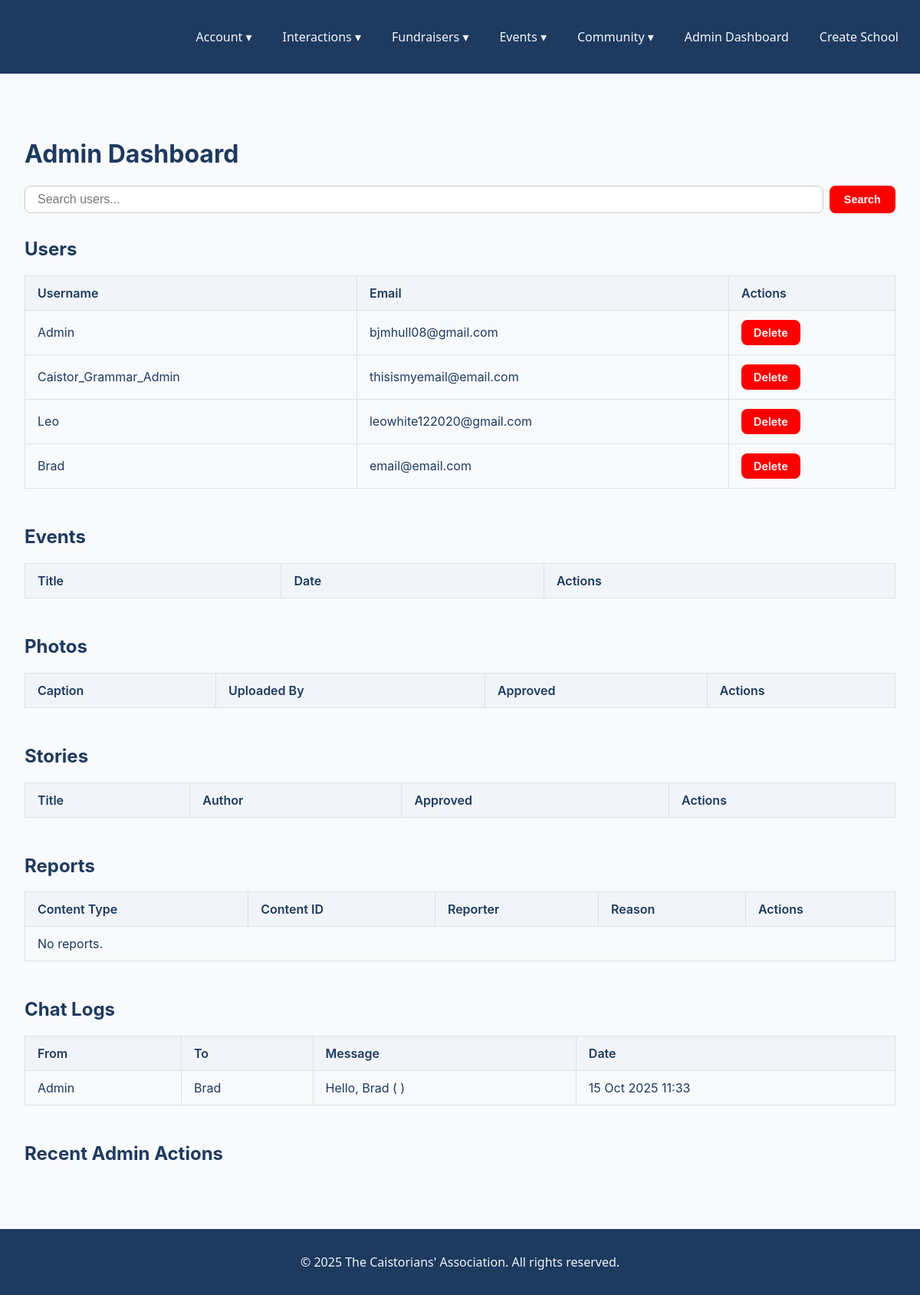
Page /custom_admin/ (signed in) on the earlier database version.
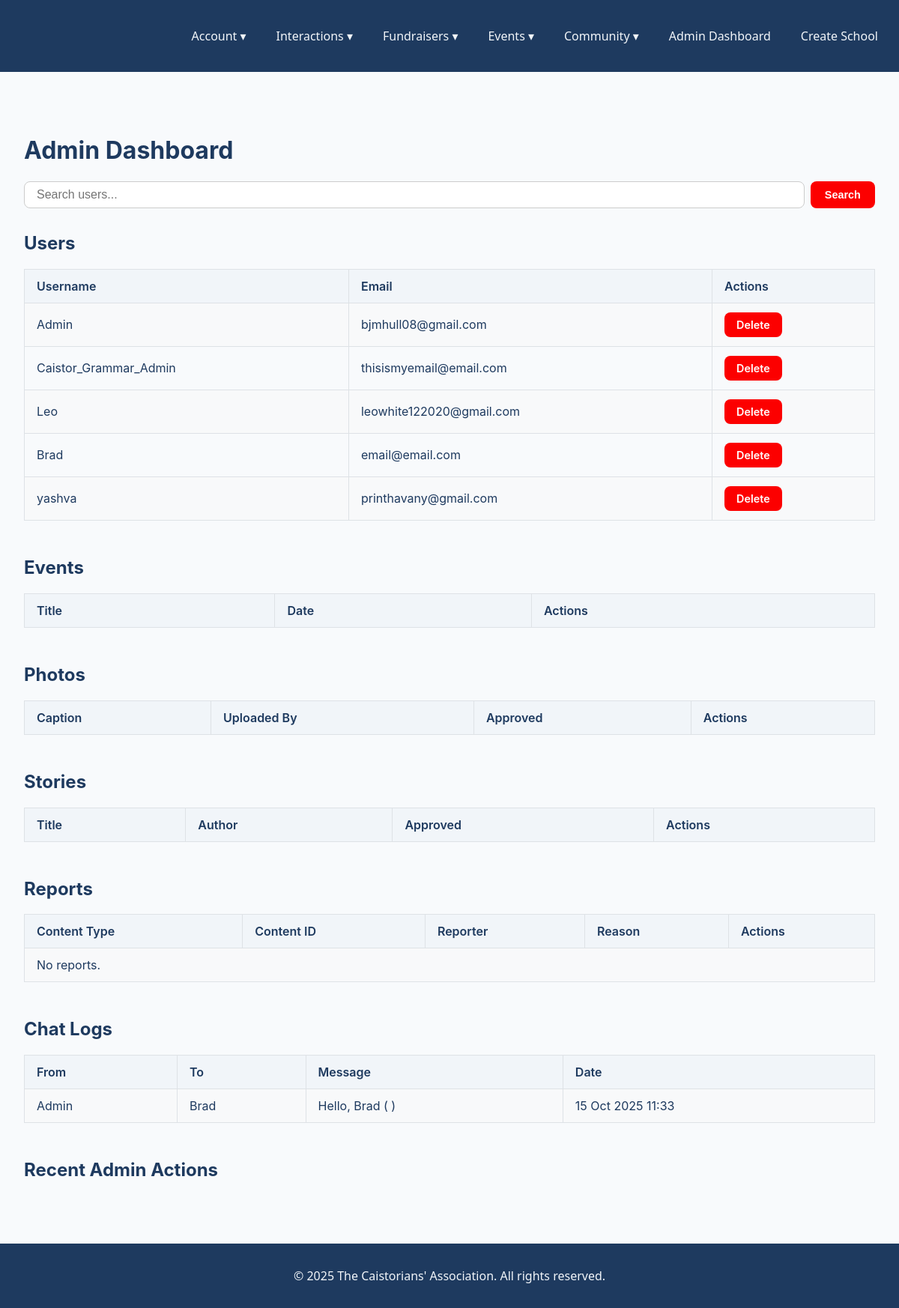
Same page on the later database version.
### Accounts/models.py (models this page shows, shortened)
class User(AbstractUser):
    school = models.ForeignKey(School, on_delete=models.CASCADE, related_name="users", null=True, blank=True)
    graduation_year = models.PositiveIntegerField(null=True, blank=True)
    occupation = models.CharField(max_length=100, blank=True)
    bio = models.TextField(blank=True)
    linkedin_url = models.URLField(blank=True)
    profile_picture = models.ImageField(upload_to='profile_pics/', blank=True, null=True)
    is_staff_account = models.BooleanField(default=False)
    is_superuser_account = models.BooleanField(default=False)
    is_student_account = models.BooleanField(default=False)

### interactions/models.py (models this page shows, shortened)
class Message(models.Model):
    sender = models.ForeignKey(
        settings.AUTH_USER_MODEL,
        on_delete=models.CASCADE,
        related_name="sent_messages"
    )
    recipient = models.ForeignKey(
        settings.AUTH_USER_MODEL,
        on_delete=models.CASCADE,
        related_name="received_messages"
    )
    subject = models.CharField(max_length=200)
    body = models.TextField()
    timestamp = models.DateTimeField(auto_now_add=True)
    is_read = models.BooleanField(default=False)
    class Meta:
        ordering = ["-timestamp"]

### custom_admin/views.py (the view, shortened to what this page needs)
# urls.py: path("", views.dashboard, name="dashboard"),
@login_required
@user_passes_test(staff_required)
def dashboard(request):
    search_query = request.GET.get('search', '')
    users = User.objects.filter(school=request.user.school)
    if request.user.school:
        users = User.objects.filter(school=request.user.school)
    else:
        users = User.objects.all()
    events = Event.objects.filter(school=request.user.school)
    photos = Photo.objects.filter(school=request.user.school)
    stories = Story.objects.filter(school=request.user.school)
    reports = Report.objects.filter(school=request.user.school, resolved=False)
    chat_logs = Message.objects.filter(
        Q(sender__school=request.user.school) | Q(recipient__school=request.user.school),
        Q(sender__is_staff_account=False) | Q(recipient__is_staff_account=False)
    )
    logs = AdminLog.objects.filter(school=request.user.school).order_by('-created_at')[:50]  # last 50 actions
    return render(request, "custom_admin/dashboard.html", {
        "users": users,
        "events": events,
        "photos": photos,
        "stories": stories,
        "reports": reports,
        "logs": logs,
        "search_query": search_query,
        "chat_logs": chat_logs,
    })

### custom_admin/views.py (called while the page is built)
def staff_required(user):
    if user.is_staff_account or user.is_superuser_account:
        answer = True
    else:
        answer = False
    return answer

### custom_admin/templates/custom_admin/dashboard.html (shortened to what this page needs)
{% extends "Main/base.html" %}
{% block content %}
<div class="admin-container">
    <h1>Admin Dashboard</h1>
    <form method="get" class="admin-search">
        <input type="text" name="search" placeholder="Search users..." value="{{ search_query }}">
        <button type="submit" class="btn admin-action-btn">Search</button>
    </form>
    <h2>Users</h2>
    <table class="admin-table">
        <tr><th>Username</th><th>Email</th><th>Actions</th></tr>
        {% for user in users %}
        <tr>
            <td>{{ user.username }}</td>
            <td>{{ user.email }}</td>
            <td>
                <a href="{% url 'custom_admin:delete_user' user.id %}" class="btn admin-action-btn">Delete</a>
            </td>
        </tr>
        {% endfor %}
    </table>
    <h2>Events</h2>
    <table class="admin-table">
        <tr><th>Title</th><th>Date</th><th>Actions</th></tr>
    </table>
    <h2>Photos</h2>
    <table class="admin-table">
        <tr><th>Caption</th><th>Uploaded By</th><th>Approved</th><th>Actions</th></tr>
    </table>
    <h2>Stories</h2>
    <table class="admin-table">
        <tr><th>Title</th><th>Author</th><th>Approved</th><th>Actions</th></tr>
    </table>
    <h2>Reports</h2>
    <table class="admin-table">
        <tr><th>Content Type</th><th>Content ID</th><th>Reporter</th><th>Reason</th><th>Actions</th></tr>
        {% for report in reports %}
        <tr>
            <td>{{ report.get_content_type_display }}</td>
            <td>{{ report.content_id }}</td>
            <td>{{ report.reporter.username }}</td>
            <td>{{ report.reason }}</td>
            <td>
                <a href="{% url 'custom_admin:resolve_report' report.id %}" class="btn admin-action-btn">Mark Resolved</a>
            </td>
        </tr>
        {% empty %}
        <tr><td colspan="5">No reports.</td></tr>
        {% endfor %}
    </table>
    <h2>Chat Logs</h2>
    <table class="admin-table">
        <tr>
            <th>From</th>
            <th>To</th>
            <th>Message</th>
            <th>Date</th>
        </tr>
        {% for chat in chat_logs %}
        <tr>
            <td>{{ chat.sender.username }}</td>
            <td>{{ chat.recipient.username }}</td>
            <td>{{ chat.body|truncatechars:80 }}</td>
            <td>{{ chat.timestamp|date:"d M Y H:i" }}</td>
        </tr>
        {% empty %}
        <tr><td colspan="4">No chat logs available.</td></tr>
        {% endfor %}
    </table>
    <h2>Recent Admin Actions</h2>
</div>
{% endblock %}

Differences in the rows shown:
added User: username "yashva", email "printhavany@gmail.com"
